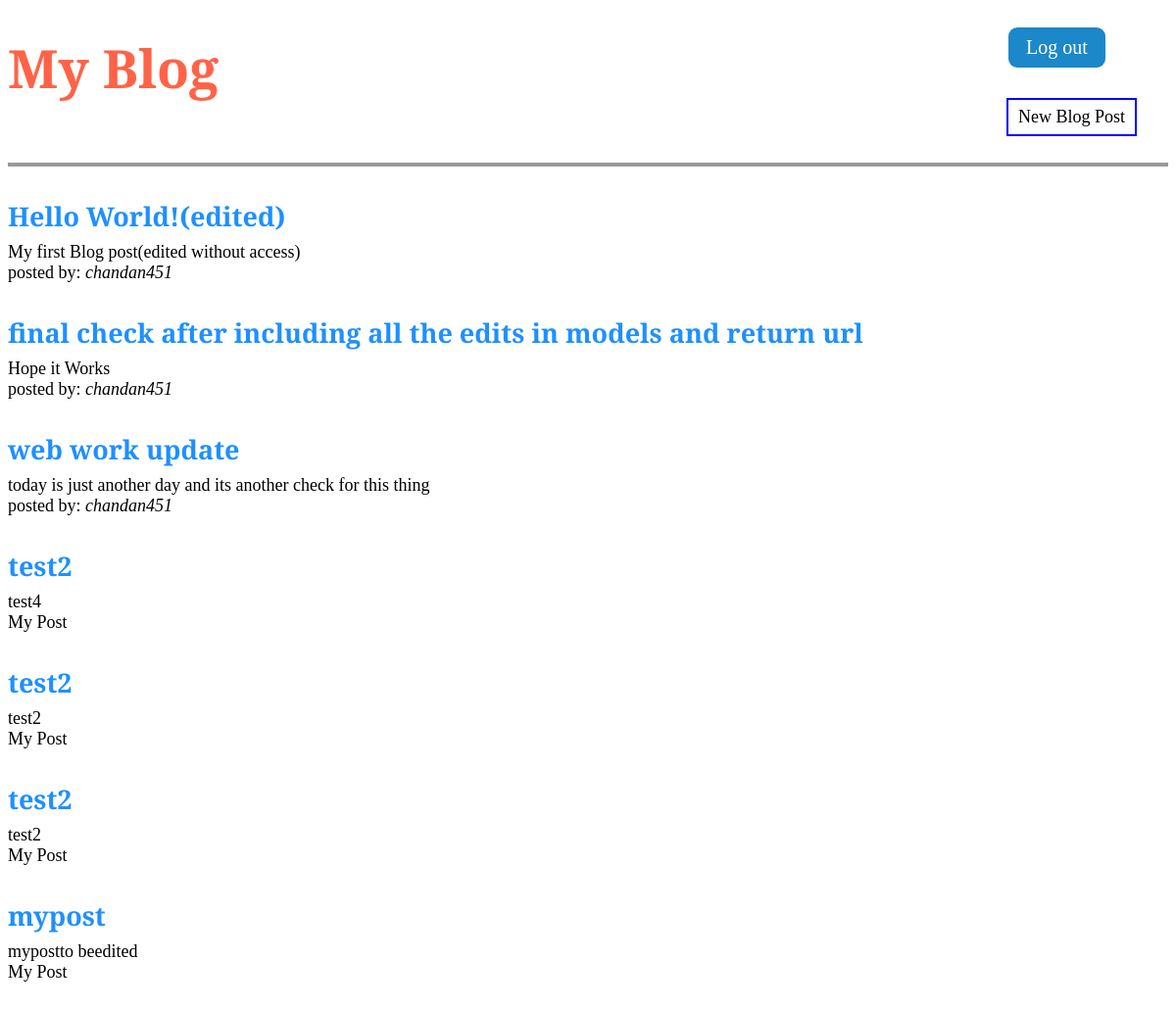
Screenshot of / (signed in) with the database file from the repository.
### blog/models.py (models this page shows, shortened)
class Post(models.Model):
    title  = models.CharField(max_length=200)
    author = models.ForeignKey(User, on_delete=models.CASCADE)
    body   = models.TextField()

### blog/views.py (the view)
# urls.py: path('', BlogListView.as_view(), name='home'),
class BlogListView(ListView):
    model = Post
    template_name = 'home.html'

### templates/home.html
{% extends 'base.html' %}
{% block content %}
  {% for post in object_list %}
    <div class='post-entry'>
        <h2><a href="{% url 'post_detail' post.pk %}">{{ post.title }}</a></h2>
        <p>{{ post.body }}</p>
        {% if post.author == user %}
        <p>My Post</p>
        {% else %}
        <p>posted by: <i>{{ post.author }}</i></p>
        {% endif %}
    </div>
  {% endfor %}
{% endblock content %}

### static/css/base.css (style rules this page uses)
body { font-family: 'Crimson Pro', serif; font-size: 18px; }
.post-entry { margin-bottom: 2rem; }
.post-entry h2 { margin: 0.5rem 0; post-entrycolor: blueviolet; }
.post-entry h2 a { color: dodgerblue; text-decoration: none; }
.post-entry p { margin: 0; font-weight: 400; }

### rows the page displays
Post: title "Hello World!(edited)", body "My first Blog post(edited without access)", author "chandan451"
Post: title "final check after including all the edits in models and return url", body "Hope it Works", author "chandan451"
Post: title "web work update", body "today is just another day and its another check for this thing", author "chandan451"
Post: title "test2", body "test4", shows "My Post"
Post: title "test2", body "test2", shows "My Post"
Post: title "test2", body "test2", shows "My Post"
Post: title "mypost", body "mypostto beedited", shows "My Post"
